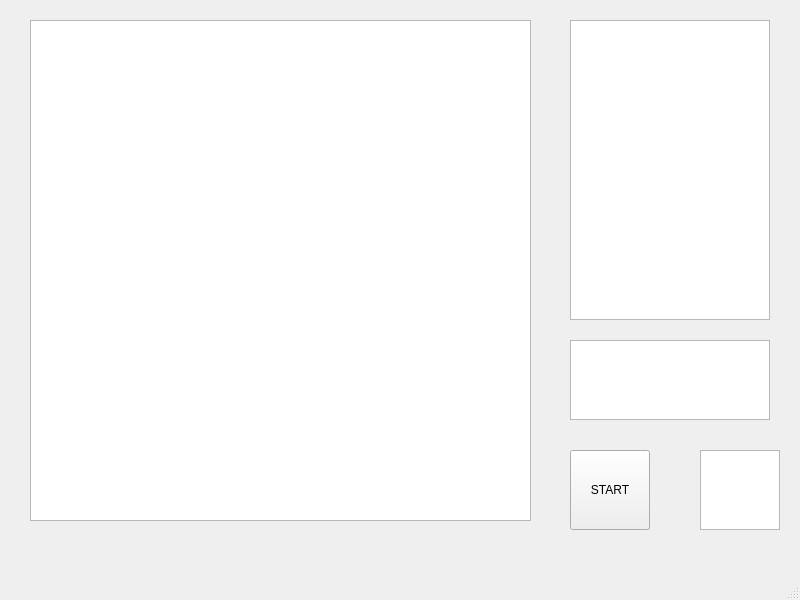
<?xml version="1.0" encoding="UTF-8"?>
<ui version="4.0">
 <class>MainWindow</class>
 <widget class="QMainWindow" name="MainWindow">
  <property name="geometry">
   <rect>
    <x>0</x>
    <y>0</y>
    <width>800</width>
    <height>600</height>
   </rect>
  </property>
  <property name="windowTitle">
   <string>MainWindow</string>
  </property>
  <widget class="QWidget" name="centralwidget">
   <widget class="QWidget" name="gridLayoutWidget">
    <property name="geometry">
     <rect>
      <x>570</x>
      <y>20</y>
      <width>201</width>
      <height>301</height>
     </rect>
    </property>
    <layout class="QGridLayout" name="gridLayout">
     <item row="0" column="0">
      <widget class="QWidget" name="widget" native="true">
       <widget class="QTextBrowser" name="outputText">
        <property name="geometry">
         <rect>
          <x>0</x>
          <y>0</y>
          <width>200</width>
          <height>300</height>
         </rect>
        </property>
       </widget>
      </widget>
     </item>
    </layout>
   </widget>
   <widget class="QWidget" name="gridLayoutWidget_2">
    <property name="geometry">
     <rect>
      <x>30</x>
      <y>20</y>
      <width>501</width>
      <height>501</height>
     </rect>
    </property>
    <layout class="QGridLayout" name="gridLayout_2">
     <property name="horizontalSpacing">
      <number>2</number>
     </property>
     <item row="0" column="1">
      <widget class="QGraphicsView" name="ImageView"/>
     </item>
    </layout>
   </widget>
   <widget class="QPushButton" name="startButton">
    <property name="geometry">
     <rect>
      <x>570</x>
      <y>450</y>
      <width>80</width>
      <height>80</height>
     </rect>
    </property>
    <property name="text">
     <string>START</string>
    </property>
   </widget>
   <widget class="QGraphicsView" name="RotationSignalImage">
    <property name="geometry">
     <rect>
      <x>700</x>
      <y>450</y>
      <width>80</width>
      <height>80</height>
     </rect>
    </property>
   </widget>
   <widget class="QTextBrowser" name="progressBrowser">
    <property name="geometry">
     <rect>
      <x>570</x>
      <y>340</y>
      <width>200</width>
      <height>80</height>
     </rect>
    </property>
   </widget>
  </widget>
  <widget class="QMenuBar" name="menubar">
   <property name="geometry">
    <rect>
     <x>0</x>
     <y>0</y>
     <width>800</width>
     <height>22</height>
    </rect>
   </property>
  </widget>
  <widget class="QStatusBar" name="statusbar"/>
 </widget>
 <resources/>
 <connections/>
</ui>
